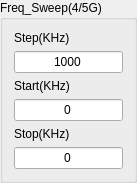
   <widget class="QGroupBox" name="freq_sweep_groupBox">
    <property name="geometry">
     <rect>
      <x>300</x>
      <y>560</y>
      <width>137</width>
      <height>181</height>
     </rect>
    </property>
    <property name="title">
     <string>Freq_Sweep(4/5G)</string>
    </property>
    <layout class="QVBoxLayout" name="verticalLayout_12">
     <item>
      <widget class="QLabel" name="freq_sweep_step_label">
       <property name="sizePolicy">
        <sizepolicy hsizetype="Preferred" vsizetype="Fixed">
         <horstretch>0</horstretch>
         <verstretch>0</verstretch>
        </sizepolicy>
       </property>
       <property name="text">
        <string>Step(KHz)</string>
       </property>
       <property name="alignment">
        <set>Qt::AlignLeading|Qt::AlignLeft|Qt::AlignVCenter</set>
       </property>
      </widget>
     </item>
     <item>
      <widget class="QLineEdit" name="freq_sweep_step">
       <property name="text">
        <string>1000</string>
       </property>
       <property name="alignment">
        <set>Qt::AlignCenter</set>
       </property>
      </widget>
     </item>
     <item>
      <widget class="QLabel" name="freq_sweep_start_label">
       <property name="sizePolicy">
        <sizepolicy hsizetype="Preferred" vsizetype="Fixed">
         <horstretch>0</horstretch>
         <verstretch>0</verstretch>
        </sizepolicy>
       </property>
       <property name="text">
        <string>Start(KHz)</string>
       </property>
       <property name="alignment">
        <set>Qt::AlignLeading|Qt::AlignLeft|Qt::AlignVCenter</set>
       </property>
      </widget>
     </item>
     <item>
      <widget class="QLineEdit" name="freq_sweep_start">
       <property name="text">
        <string>0</string>
       </property>
       <property name="alignment">
        <set>Qt::AlignCenter</set>
       </property>
      </widget>
     </item>
     <item>
      <widget class="QLabel" name="freq_sweep_stop_label">
       <property name="sizePolicy">
        <sizepolicy hsizetype="Preferred" vsizetype="Fixed">
         <horstretch>0</horstretch>
         <verstretch>0</verstretch>
        </sizepolicy>
       </property>
       <property name="text">
        <string>Stop(KHz)</string>
       </property>
       <property name="alignment">
        <set>Qt::AlignLeading|Qt::AlignLeft|Qt::AlignVCenter</set>
       </property>
      </widget>
     </item>
     <item>
      <widget class="QLineEdit" name="freq_sweep_stop">
       <property name="text">
        <string>0</string>
       </property>
       <property name="alignment">
        <set>Qt::AlignCenter</set>
       </property>
      </widget>
     </item>
    </layout>
   </widget>
